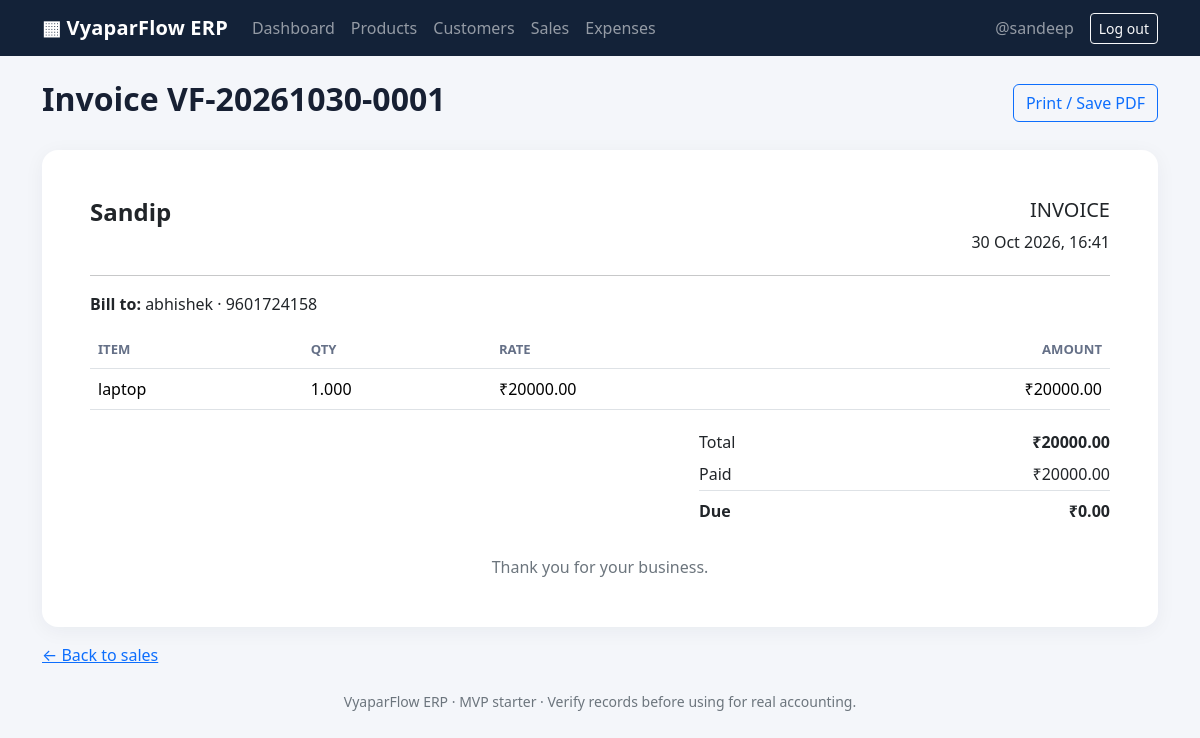
Page /sales/1/ (signed in) on the committed database.
### core/models.py (models this page shows, shortened)
class Sale(models.Model):
    shop = models.ForeignKey(Shop, on_delete=models.CASCADE, related_name="sales")
    customer = models.ForeignKey(Customer, on_delete=models.PROTECT, null=True, blank=True)
    product = models.ForeignKey(Product, on_delete=models.PROTECT)
    bill_number = models.CharField(max_length=50)
    quantity = models.DecimalField(max_digits=12, decimal_places=3, validators=[MinValueValidator(Decimal("0.001"))])
    unit_price = models.DecimalField(max_digits=12, decimal_places=2, validators=[MinValueValidator(Decimal("0"))])
    total_amount = models.DecimalField(max_digits=12, decimal_places=2, default=0)
    paid_amount = models.DecimalField(max_digits=12, decimal_places=2, default=0, validators=[MinValueValidator(Decimal("0"))])
    sale_date = models.DateTimeField(auto_now_add=True)
    class Meta:
        ordering = ["-sale_date"]
        constraints = [models.UniqueConstraint(fields=["shop", "bill_number"], name="unique_bill_number_per_shop")]
    @property
    def due_amount(self):
        return max(Decimal("0"), self.total_amount - self.paid_amount)

class Shop(models.Model):
    owner = models.OneToOneField(User, on_delete=models.CASCADE, related_name="shop")
    name = models.CharField(max_length=150)
    phone = models.CharField(max_length=20, blank=True)
    address = models.TextField(blank=True)
    created_at = models.DateTimeField(auto_now_add=True)

class Customer(models.Model):
    shop = models.ForeignKey(Shop, on_delete=models.CASCADE, related_name="customers")
    name = models.CharField(max_length=150)
    phone = models.CharField(max_length=20, blank=True)
    address = models.TextField(blank=True)
    created_at = models.DateTimeField(auto_now_add=True)
    class Meta:
        ordering = ["name"]

class Product(models.Model):
    shop = models.ForeignKey(Shop, on_delete=models.CASCADE, related_name="products")
    name = models.CharField(max_length=150)
    sku = models.CharField(max_length=50, blank=True)
    purchase_price = models.DecimalField(max_digits=12, decimal_places=2, default=0, validators=[MinValueValidator(Decimal("0"))])
    selling_price = models.DecimalField(max_digits=12, decimal_places=2, validators=[MinValueValidator(Decimal("0"))])
    stock_quantity = models.DecimalField(max_digits=12, decimal_places=3, default=0, validators=[MinValueValidator(Decimal("0"))])
    low_stock_limit = models.DecimalField(max_digits=12, decimal_places=3, default=5, validators=[MinValueValidator(Decimal("0"))])
    created_at = models.DateTimeField(auto_now_add=True)
    class Meta:
        ordering = ["name"]

### core/views.py (the view)
# urls.py: path("sales/<int:sale_id>/", views.sale_detail, name="sale_detail"),
@login_required
def sale_detail(request, sale_id):
    shop = get_shop(request.user)
    sale = get_object_or_404(Sale.objects.select_related("product", "customer", "shop"), pk=sale_id, shop=shop)
    return render(request, "sales/detail.html", {"sale": sale})

### core/views.py (called while the page is built)
def get_shop(user):
    return Shop.objects.filter(owner=user).first()

### templates/sales/detail.html
{% extends "base.html" %}{% block title %}{{ sale.bill_number }} · VyaparFlow{% endblock %}{% block content %}
<div class="d-flex justify-content-between align-items-center mb-4"><h1 class="h2 page-title">Invoice {{ sale.bill_number }}</h1><button class="btn btn-outline-primary" onclick="window.print()">Print / Save PDF</button></div>
<div class="card p-4 p-md-5" id="invoice"><div class="d-flex justify-content-between"><div><h2 class="h4 fw-bold">{{ sale.shop.name }}</h2><p class="text-secondary mb-0">{{ sale.shop.address }}<br>{{ sale.shop.phone }}</p></div><div class="text-end"><h3 class="h5">INVOICE</h3><div>{{ sale.sale_date|date:"d M Y, H:i" }}</div></div></div><hr>
<p><strong>Bill to:</strong> {{ sale.customer.name|default:"Walk-in customer" }}{% if sale.customer.phone %} · {{ sale.customer.phone }}{% endif %}</p>
<div class="table-responsive"><table class="table"><thead><tr><th>Item</th><th>Qty</th><th>Rate</th><th class="text-end">Amount</th></tr></thead><tbody><tr><td>{{ sale.product.name }}</td><td>{{ sale.quantity }}</td><td>₹{{ sale.unit_price }}</td><td class="text-end">₹{{ sale.total_amount }}</td></tr></tbody></table></div>
<div class="row justify-content-end"><div class="col-md-5"><div class="d-flex justify-content-between py-1"><span>Total</span><strong>₹{{ sale.total_amount }}</strong></div><div class="d-flex justify-content-between py-1"><span>Paid</span><span>₹{{ sale.paid_amount }}</span></div><div class="d-flex justify-content-between py-2 border-top"><strong>Due</strong><strong>₹{{ sale.due_amount|floatformat:2 }}</strong></div></div></div>
<p class="text-center text-secondary mt-4 mb-0">Thank you for your business.</p></div><div class="mt-3"><a href="{% url 'sales' %}">← Back to sales</a></div>
<style>@media print{nav,footer,.btn,.mt-3{display:none!important}body{background:#fff}.card{box-shadow:none}}</style>{% endblock %}

### templates/base.html (shortened to what this page needs)
<!doctype html>
<html lang="en">
<head>
  <link href="https://cdn.jsdelivr.net/npm/bootstrap@5.3.3/dist/css/bootstrap.min.css" rel="stylesheet">
</head>
<body>
<nav class="navbar navbar-expand-lg navbar-dark">
 <div class="container">
  <a class="navbar-brand" href="{% if user.is_authenticated %}{% url 'dashboard' %}{% else %}{% url 'home' %}{% endif %}">▦ VyaparFlow ERP</a>
  <div id="nav" class="collapse navbar-collapse">
   {% if user.is_authenticated %}
   <div class="navbar-nav me-auto">
    <a class="nav-link" href="{% url 'dashboard' %}">Dashboard</a><a class="nav-link" href="{% url 'products' %}">Products</a>
    <a class="nav-link" href="{% url 'customers' %}">Customers</a><a class="nav-link" href="{% url 'sales' %}">Sales</a><a class="nav-link" href="{% url 'expenses' %}">Expenses</a>
   </div>
   <span class="navbar-text me-3">{{ user.username }}</span>
   <form method="post" action="{% url 'logout' %}">{% csrf_token %}<button class="btn btn-outline-light btn-sm">Log out</button></form>
   {% else %}<div class="navbar-nav ms-auto"><a class="nav-link" href="{% url 'login' %}">Login</a><a class="nav-link" href="{% url 'register' %}">Create account</a></div>{% endif %}
  </div>
 </div>
</nav>
<main class="container py-4">
 {% block content %}{% endblock %}
 <footer class="text-center text-secondary small py-4">VyaparFlow ERP · MVP starter · Verify records before using for real accounting.</footer>
</main>
</body></html>

### templates/base.html (style rules this page uses)
body { background:#f4f6fa;color:#172033 }
.navbar { background:#132238 }
.navbar-brand { font-weight:800;letter-spacing:.2px }
.card { border:0;border-radius:16px;box-shadow:0 4px 20px rgba(23,32,51,.05) }
.table thead th { color:#657087;font-size:.82rem;text-transform:uppercase }
.page-title { font-weight:800 }

### rows in the picture
Sale: bill_number "VF-20261030-0001", shop.name "Sandip", sale_date "30 Oct 2026, 16:41", customer.name "abhishek", customer.phone "9601724158", product.name "laptop", quantity "1.000", unit_price "20000.00", total_amount "20000.00", paid_amount "20000.00", due_amount "0.00"

### other values in the picture
{{ user.username }} "@sandeep"
